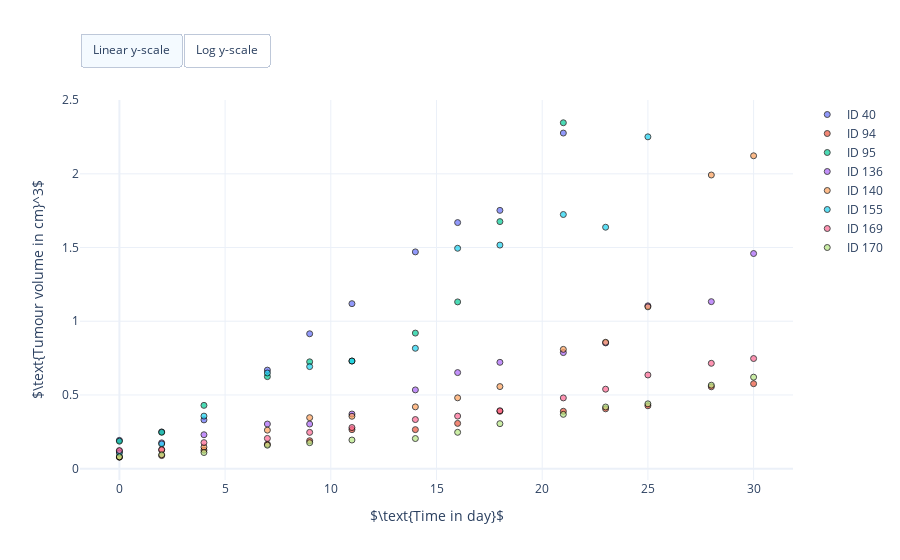

Notebook code for this chart:
### Markdown cell above
## Identifiability

The identifiability of parametric models is a multifacetted problem and has been addressed many times in the literature, e.g. [2, 3, 4]. Generally, identifiability of a model refers to the ability to infer its parameters from data. In particular, under the assumption that the model is able to generate the data with a given set of model parameters, identifiability addresses the question of whether those parameters can be recovered from the data. In the PKPD modelling context, the identifiability of the structural model is of particular importance, as model parameters are often biologically interpretable. This allows to characterise biochemical properties of the compound based on the inferred model parameters, and even to translate PKPD models from preclinical to clinical application. 

In this study, we are interested to learn the structural model parameters $\psi $ of the tumour growth in absence of the compound from a *in vivo* experiment reported in [1]. Here, patient-derived tumour explants LXF A677 (adenocarcinoma of the lung) were implanted in mice. The tumour growth was monitored over a period of 30 days, see the [Control Growth Data notebook](https://nbviewer.jupyter.org/github/DavAug/ErlotinibGefitinib/blob/master/notebooks/control_growth/data_preparation.ipynb) for details.

### Code cell
#
# Visualise control growth data.
#

import os

import pandas as pd
import plotly.graph_objects as go


# Create figure
fig = go.Figure()

# Import data
# Get path of current working directory
path = os.getcwd()

# Import LXF A677 control growth data
data = pd.read_csv(path + '/data/lxf_control_growth.csv')

# Scatter plot LXF A677 time-series data for each mouse
mouse_ids = data['#ID'].unique()
for id_m in mouse_ids:
    # Create mask for mouse
    mask = data['#ID'] == id_m

    # Get time points for mouse
    times = data['TIME in day'][mask]

    # Get observed tumour volumes for mouse
    observed_volumes = data['TUMOUR VOLUME in cm^3'][mask]

    # Plot data
    fig.add_trace(go.Scatter(
        x=times,
        y=observed_volumes,
        name="ID %d" % id_m,
        showlegend=True,
        hovertemplate=
            "<b>ID: %d</b><br>" % id_m +
            "Cancer type: LXF A677<br>"
            "Time: %{x:} day<br>" +
            "Tumour volume: %{y:.02f} cm^3<br>" +
            "<extra></extra>",
        mode="markers",
        marker=dict(
            symbol='circle',
            opacity=0.7,
            line=dict(color='black', width=1))
    ))

# Set X, Y axis and figure size
fig.update_layout(
    autosize=True,
    xaxis_title=r'$\text{Time in day}$',
    yaxis_title=r'$\text{Tumour volume in cm}^3$',
    template="plotly_white")

# Add switch between linear and log y-scale
fig.update_layout(
    updatemenus=[
        dict(
            type = "buttons",
            direction = "left",
            buttons=list([
                dict(
                    args=[{"yaxis.type": "linear"}],
                    label="Linear y-scale",
                    method="relayout"
                ),
                dict(
                    args=[{"yaxis.type": "log"}],
                    label="Log y-scale",
                    method="relayout"
                )
            ]),
            pad={"r": 0, "t": -10},
            showactive=True,
            x=0.0,
            xanchor="left",
            y=1.15,
            yanchor="top"
        ),
    ]
)

# Show figure
fig.show()

### Figure 1 — Plotly figure (JSON) as saved in the notebook; plotly's stock layout.template omitted (floating-point values rounded to 4 significant figures)
{"data": [{"hovertemplate": "<b>ID: 40</b><br>Cancer type: LXF A677<br>Time: %{x:} day<br>Tumour volume: %{y:.02f} cm^3<br><extra></extra>", "marker": {"line": {"color": "black", "width": 1}, "opacity": 0.7, "symbol": "circle"}, "mode": "markers", "name": "ID 40", "showlegend": true, "type": "scatter", "x": [0, 2, 4, 7, 9, 11, 14, 16, 18, 21], "y": [0.1918, 0.2492, 0.3307, 0.6684, 0.915, 1.119, 1.47, 1.669, 1.752, 2.277]}, {"hovertemplate": "<b>ID: 94</b><br>Cancer type: LXF A677<br>Time: %{x:} day<br>Tumour volume: %{y:.02f} cm^3<br><extra></extra>", "marker": {"line": {"color": "black", "width": 1}, "opacity": 0.7, "symbol": "circle"}, "mode": "markers", "name": "ID 94", "showlegend": true, "type": "scatter", "x": [0, 2, 4, 7, 9, 11, 14, 16, 18, 21, 23, 25, 28, 30], "y": [0.07725, 0.08848, 0.1253, 0.1655, 0.1895, 0.2647, 0.2647, 0.3069, 0.3892, 0.3892, 0.4058, 0.4265, 0.5551, 0.5762]}, {"hovertemplate": "<b>ID: 95</b><br>Cancer type: LXF A677<br>Time: %{x:} day<br>Tumour volume: %{y:.02f} cm^3<br><extra></extra>", "marker": {"line": {"color": "black", "width": 1}, "opacity": 0.7, "symbol": "circle"}, "mode": "markers", "name": "ID 95", "showlegend": true, "type": "scatter", "x": [0, 2, 4, 7, 9, 11, 14, 16, 18, 21], "y": [0.1862, 0.2464, 0.4293, 0.6243, 0.7247, 0.7301, 0.9196, 1.131, 1.676, 2.347]}, {"hovertemplate": "<b>ID: 136</b><br>Cancer type: LXF A677<br>Time: %{x:} day<br>Tumour volume: %{y:.02f} cm^3<br><extra></extra>", "marker": {"line": {"color": "black", "width": 1}, "opacity": 0.7, "symbol": "circle"}, "mode": "markers", "name": "ID 136", "showlegend": true, "type": "scatter", "x": [0, 2, 4, 7, 9, 11, 14, 16, 18, 21, 23, 25, 28, 30], "y": [0.1186, 0.1751, 0.23, 0.3027, 0.3027, 0.3704, 0.5342, 0.6517, 0.7213, 0.7873, 0.853, 1.105, 1.133, 1.459]}, {"hovertemplate": "<b>ID: 140</b><br>Cancer type: LXF A677<br>Time: %{x:} day<br>Tumour volume: %{y:.02f} cm^3<br><extra></extra>", "marker": {"line": {"color": "black", "width": 1}, "opacity": 0.7, "symbol": "circle"}, "mode": "markers", "name": "ID 140", "showlegend": true, "type": "scatter", "x": [0, 2, 4, 7, 9, 11, 14, 16, 18, 21, 23, 25, 28, 30], "y": [0.07933, 0.1269, 0.1461, 0.2611, 0.3457, 0.3552, 0.419, 0.4803, 0.5567, 0.809, 0.8573, 1.098, 1.992, 2.123]}, {"hovertemplate": "<b>ID: 155</b><br>Cancer type: LXF A677<br>Time: %{x:} day<br>Tumour volume: %{y:.02f} cm^3<br><extra></extra>", "marker": {"line": {"color": "black", "width": 1}, "opacity": 0.7, "symbol": "circle"}, "mode": "markers", "name": "ID 155", "showlegend": true, "type": "scatter", "x": [0, 2, 4, 7, 9, 11, 14, 16, 18, 21, 23, 25], "y": [0.1059, 0.1677, 0.3563, 0.649, 0.6922, 0.7301, 0.8165, 1.495, 1.517, 1.724, 1.638, 2.251]}, {"hovertemplate": "<b>ID: 169</b><br>Cancer type: LXF A677<br>Time: %{x:} day<br>Tumour volume: %{y:.02f} cm^3<br><extra></extra>", "marker": {"line": {"color": "black", "width": 1}, "opacity": 0.7, "symbol": "circle"}, "mode": "markers", "name": "ID 169", "showlegend": true, "type": "scatter", "x": [0, 2, 4, 7, 9, 11, 14, 16, 18, 21, 23, 25, 28, 30], "y": [0.123, 0.1288, 0.1764, 0.2052, 0.2461, 0.2788, 0.333, 0.3564, 0.3928, 0.4799, 0.5391, 0.6354, 0.7146, 0.747]}, {"hovertemplate": "<b>ID: 170</b><br>Cancer type: LXF A677<br>Time: %{x:} day<br>Tumour volume: %{y:.02f} cm^3<br><extra></extra>", "marker": {"line": {"color": "black", "width": 1}, "opacity": 0.7, "symbol": "circle"}, "mode": "markers", "name": "ID 170", "showlegend": true, "type": "scatter", "x": [0, 2, 4, 7, 9, 11, 14, 16, 18, 21, 23, 25, 28, 30], "y": [0.08006, 0.09422, 0.1093, 0.159, 0.1762, 0.1941, 0.2042, 0.2464, 0.3051, 0.3683, 0.4182, 0.4396, 0.5662, 0.6206]}], "layout": {"autosize": true, "updatemenus": [{"buttons": [{"args": [{"yaxis.type": "linear"}], "label": "Linear y-scale", "method": "relayout"}, {"args": [{"yaxis.type": "log"}], "label": "Log y-scale", "method": "relayout"}], "direction": "left", "pad": {"r": 0, "t": -10}, "showactive": true, "type": "buttons", "x": 0, "xanchor": "left", "y": 1.15, "yanchor": "top"}], "xaxis": {"title": {"text": "$\\text{Time in day}$"}}, "yaxis": {"title": {"text": "$\\text{Tumour volume in cm}^3$"}}}}
